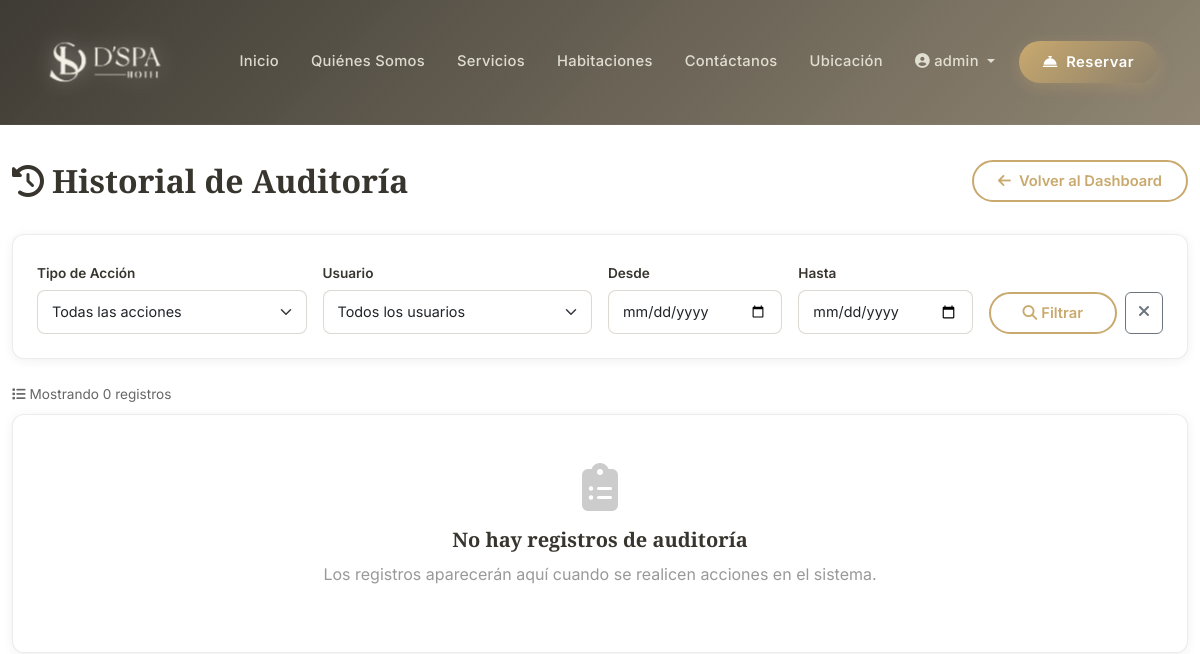
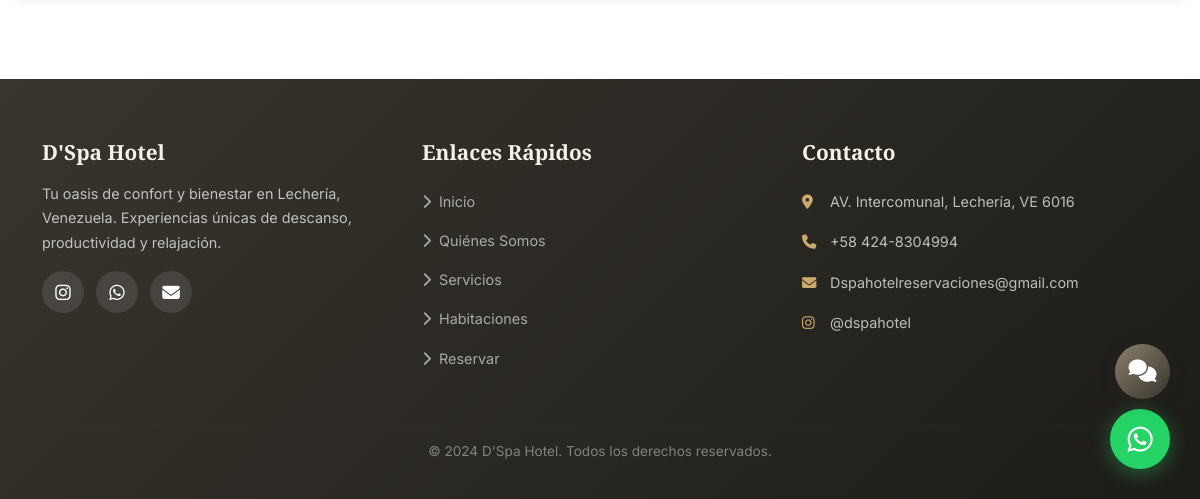
Before: /staff/audit/ (signed in) with the older database file (2 pictures, top to bottom).
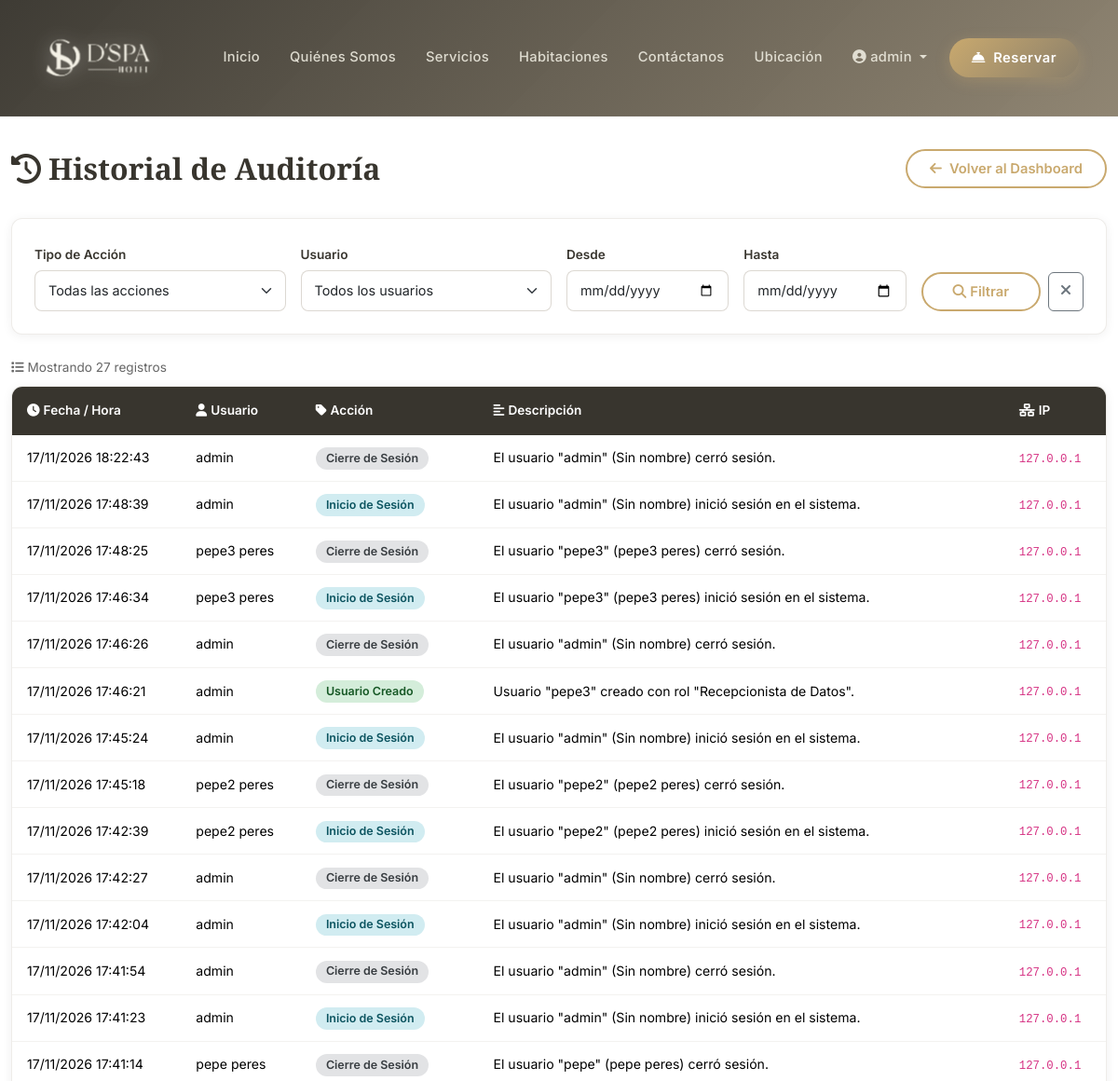
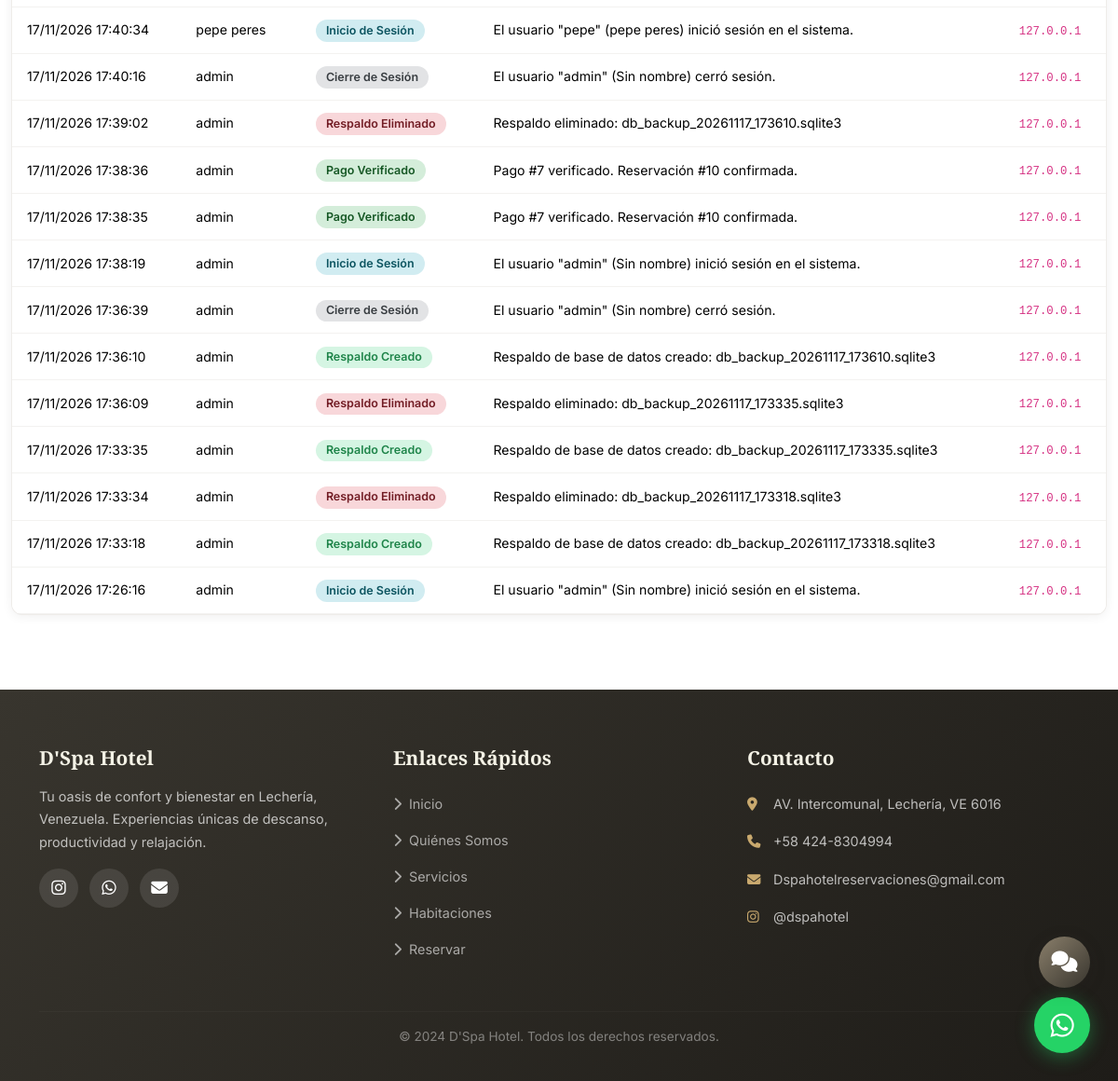
After: the same page with the newer database file (2 pictures, top to bottom).
### staff/models.py (models this page shows, shortened)
class AuditLog(models.Model):
    ACTION_CHOICES = [
        ('login', 'Inicio de Sesión'),
        ('logout', 'Cierre de Sesión'),
        ('verify_payment', 'Pago Verificado'),
        ('reject_payment', 'Pago Rechazado'),
        ('update_status', 'Estado de Reservación Actualizado'),
        ('delete_reservation', 'Reservación Eliminada'),
        ('create_user', 'Usuario Creado'),
        ('edit_user', 'Usuario Editado'),
        ('delete_user', 'Usuario Eliminado'),
        ('room_update', 'Habitación Actualizada'),
        ('backup_created', 'Respaldo Creado'),
        ('backup_restored', 'Respaldo Restaurado'),
        ('backup_deleted', 'Respaldo Eliminado'),
        ('service_verify', 'Pago de Servicio Verificado'),
        ('service_reject', 'Pago de Servicio Rechazado'),
        ('service_status', 'Estado de Servicio Actualizado'),
        ('service_delete', 'Reserva de Servicio Eliminada'),
        ('event_created', 'Consulta de Evento Registrada'),
        ('event_deleted', 'Consulta de Evento Eliminada'),
        ('event_read', 'Consulta de Evento Marcada'),
    ]
    user = models.ForeignKey(User, on_delete=models.SET_NULL, null=True, blank=True, verbose_name="Usuario")
    action = models.CharField(max_length=50, choices=ACTION_CHOICES, verbose_name="Acción")
    description = models.TextField(verbose_name="Descripción")
    ip_address = models.GenericIPAddressField(null=True, blank=True, verbose_name="Dirección IP")
    timestamp = models.DateTimeField(auto_now_add=True, verbose_name="Fecha y Hora")
    class Meta:
        ordering = ['-timestamp']
        verbose_name = "Registro de Auditoría"
        verbose_name_plural = "Registros de Auditoría"

### staff/views.py (the view)
    def wrapper(request, *args, **kwargs):
        if not request.user.is_authenticated:
            return redirect('login')
        if not (request.user.is_superuser or request.user.groups.filter(name='Super Administradores').exists()):
            messages.error(request, 'Solo el administrador principal puede realizar esta acción.')
            return redirect('staff_dashboard')
        return view_func(request, *args, **kwargs)

### staff/views.py (called while the page is built)
def superuser_required(view_func):
    def wrapper(request, *args, **kwargs):
        if not request.user.is_authenticated:
            return redirect('login')
        if not (request.user.is_superuser or request.user.groups.filter(name='Super Administradores').exists()):
            messages.error(request, 'Solo el administrador principal puede realizar esta acción.')
            return redirect('staff_dashboard')
        return view_func(request, *args, **kwargs)
    return wrapper

### staff/templates/staff/audit_log.html (shortened to what this page needs)
{% extends 'core/base.html' %}
{% load static %}
{% block content %}
<section class="section-padding" style="margin-top: 80px;">
    <div class="container audit-container">
        <div class="audit-header">
            <h2><i class="fas fa-history me-2"></i>Historial de Auditoría</h2>
            <a href="{% url 'staff_dashboard' %}" class="btn btn-outline-custom">
                <i class="fas fa-arrow-left me-2"></i>Volver al Dashboard
            </a>
        </div>
    <div class="filter-card">
        <form method="GET" class="row g-3 align-items-end">
            <div class="col-md-3">
                <label for="action">Tipo de Acción</label>
                <select name="action" id="action" class="form-select">
                    <option value="">Todas las acciones</option>
                </select>
            </div>
            <div class="col-md-3">
                <label for="user">Usuario</label>
                <select name="user" id="user" class="form-select">
                    <option value="">Todos los usuarios</option>
                </select>
            </div>
            <div class="col-md-2">
                <label for="date_from">Desde</label>
                <input type="date" name="date_from" id="date_from" class="form-control" value="{{ date_from }}">
            </div>
            <div class="col-md-2">
                <label for="date_to">Hasta</label>
                <input type="date" name="date_to" id="date_to" class="form-control" value="{{ date_to }}">
            </div>
            <div class="col-md-2 d-flex gap-2">
                <button type="submit" class="btn btn-outline-custom flex-grow-1">
                    <i class="fas fa-search me-1"></i>Filtrar
                </button>
                <a href="{% url 'audit_log' %}" class="btn btn-outline-secondary" title="Limpiar filtros">
                    <i class="fas fa-times"></i>
                </a>
            </div>
        </form>
    </div>
    <p class="results-count">
        <i class="fas fa-list me-1"></i>Mostrando {{ logs|length }} registro{{ logs|length|pluralize:"s" }}
    </p>
    <div class="audit-table">
        {% if logs %}
        <div class="table-responsive">
            <table class="table table-hover mb-0">
                <thead>
                    <tr>
                        <th><i class="fas fa-clock me-1"></i>Fecha / Hora</th>
                        <th><i class="fas fa-user me-1"></i>Usuario</th>
                        <th><i class="fas fa-tag me-1"></i>Acción</th>
                        <th><i class="fas fa-align-left me-1"></i>Descripción</th>
                        <th><i class="fas fa-network-wired me-1"></i>IP</th>
                    </tr>
                </thead>
                <tbody>
                    {% for log in logs %}
                    <tr>
                        <td>{{ log.timestamp|date:"d/m/Y H:i:s" }}</td>
                        <td>
                            {% if log.user %}
                                {{ log.user.get_full_name|default:log.user.username }}
                            {% else %}
                                <span class="text-muted">Sistema</span>
                            {% endif %}
                        </td>
                        <td>
                            <span class="badge badge-action badge-{{ log.action }}">
                                {{ log.get_action_display }}
                            </span>
                        </td>
                        <td>{{ log.description }}</td>
                        <td><code>{{ log.ip_address|default:"—" }}</code></td>
                    </tr>
                    {% endfor %}
                </tbody>
            </table>
        </div>
        {% else %}
        <div class="empty-state">
            <i class="fas fa-clipboard-list d-block"></i>
            <h5>No hay registros de auditoría</h5>
            <p>Los registros aparecerán aquí cuando se realicen acciones en el sistema.</p>
        </div>
        {% endif %}
    </div>
    </div>
</section>
{% endblock %}

Changed rows visible on the page:
added AuditLog: timestamp "17/11/2026 18:22:43", user.get_full_name "admin", action "Cierre de Sesión", description "El usuario \"admin\" (Sin nombre) cerró sesión.", ip_address "127.0.0.1"
added AuditLog: timestamp "17/11/2026 17:48:39", user.get_full_name "admin", action "Inicio de Sesión", description "El usuario \"admin\" (Sin nombre) inició sesión en el sistema.", ip_address "127.0.0.1"
added AuditLog: timestamp "17/11/2026 17:48:25", user.get_full_name "pepe3 peres", action "Cierre de Sesión", description "El usuario \"pepe3\" (pepe3 peres) cerró sesión.", ip_address "127.0.0.1"
added AuditLog: timestamp "17/11/2026 17:46:34", user.get_full_name "pepe3 peres", action "Inicio de Sesión", description "El usuario \"pepe3\" (pepe3 peres) inició sesión en el sistema.", ip_address "127.0.0.1"
added AuditLog: timestamp "17/11/2026 17:46:26", user.get_full_name "admin", action "Cierre de Sesión", description "El usuario \"admin\" (Sin nombre) cerró sesión.", ip_address "127.0.0.1"
added AuditLog: timestamp "17/11/2026 17:46:21", user.get_full_name "admin", action "Usuario Creado", description "Usuario \"pepe3\" creado con rol \"Recepcionista de Datos\".", ip_address "127.0.0.1"
added AuditLog: timestamp "17/11/2026 17:45:24", user.get_full_name "admin", action "Inicio de Sesión", description "El usuario \"admin\" (Sin nombre) inició sesión en el sistema.", ip_address "127.0.0.1"
added AuditLog: timestamp "17/11/2026 17:45:18", user.get_full_name "pepe2 peres", action "Cierre de Sesión", description "El usuario \"pepe2\" (pepe2 peres) cerró sesión.", ip_address "127.0.0.1"
added AuditLog: timestamp "17/11/2026 17:42:39", user.get_full_name "pepe2 peres", action "Inicio de Sesión", description "El usuario \"pepe2\" (pepe2 peres) inició sesión en el sistema.", ip_address "127.0.0.1"
added AuditLog: timestamp "17/11/2026 17:42:27", user.get_full_name "admin", action "Cierre de Sesión", description "El usuario \"admin\" (Sin nombre) cerró sesión.", ip_address "127.0.0.1"
added AuditLog: timestamp "17/11/2026 17:42:04", user.get_full_name "admin", action "Inicio de Sesión", description "El usuario \"admin\" (Sin nombre) inició sesión en el sistema.", ip_address "127.0.0.1"
added AuditLog: timestamp "17/11/2026 17:41:54", user.get_full_name "admin", action "Cierre de Sesión", description "El usuario \"admin\" (Sin nombre) cerró sesión.", ip_address "127.0.0.1"
added AuditLog: timestamp "17/11/2026 17:41:23", user.get_full_name "admin", action "Inicio de Sesión", description "El usuario \"admin\" (Sin nombre) inició sesión en el sistema.", ip_address "127.0.0.1"
added AuditLog: timestamp "17/11/2026 17:41:14", user.get_full_name "pepe peres", action "Cierre de Sesión", description "El usuario \"pepe\" (pepe peres) cerró sesión.", ip_address "127.0.0.1"
added AuditLog: timestamp "17/11/2026 17:40:34", user.get_full_name "pepe peres", action "Inicio de Sesión", description "El usuario \"pepe\" (pepe peres) inició sesión en el sistema.", ip_address "127.0.0.1"
added AuditLog: timestamp "17/11/2026 17:40:16", user.get_full_name "admin", action "Cierre de Sesión", description "El usuario \"admin\" (Sin nombre) cerró sesión.", ip_address "127.0.0.1"
added AuditLog: timestamp "17/11/2026 17:39:02", user.get_full_name "admin", action "Respaldo Eliminado", description "Respaldo eliminado: db_backup_20261117_173610.sqlite3", ip_address "127.0.0.1"
added AuditLog: timestamp "17/11/2026 17:38:36", user.get_full_name "admin", action "Pago Verificado", description "Pago #7 verificado. Reservación #10 confirmada.", ip_address "127.0.0.1"
added AuditLog: timestamp "17/11/2026 17:38:35", user.get_full_name "admin", action "Pago Verificado", description "Pago #7 verificado. Reservación #10 confirmada.", ip_address "127.0.0.1"
added AuditLog: timestamp "17/11/2026 17:38:19", user.get_full_name "admin", action "Inicio de Sesión", description "El usuario \"admin\" (Sin nombre) inició sesión en el sistema.", ip_address "127.0.0.1"
added AuditLog: timestamp "17/11/2026 17:36:39", user.get_full_name "admin", action "Cierre de Sesión", description "El usuario \"admin\" (Sin nombre) cerró sesión.", ip_address "127.0.0.1"
added AuditLog: timestamp "17/11/2026 17:36:10", user.get_full_name "admin", action "Respaldo Creado", description "Respaldo de base de datos creado: db_backup_20261117_173610.sqlite3", ip_address "127.0.0.1"
added AuditLog: timestamp "17/11/2026 17:36:09", user.get_full_name "admin", action "Respaldo Eliminado", description "Respaldo eliminado: db_backup_20261117_173335.sqlite3", ip_address "127.0.0.1"
added AuditLog: timestamp "17/11/2026 17:33:35", user.get_full_name "admin", action "Respaldo Creado", description "Respaldo de base de datos creado: db_backup_20261117_173335.sqlite3", ip_address "127.0.0.1"
added AuditLog: timestamp "17/11/2026 17:33:34", user.get_full_name "admin", action "Respaldo Eliminado", description "Respaldo eliminado: db_backup_20261117_173318.sqlite3", ip_address "127.0.0.1"
added AuditLog: timestamp "17/11/2026 17:33:18", user.get_full_name "admin", action "Respaldo Creado", description "Respaldo de base de datos creado: db_backup_20261117_173318.sqlite3", ip_address "127.0.0.1"
added AuditLog: timestamp "17/11/2026 17:26:16", user.get_full_name "admin", action "Inicio de Sesión", description "El usuario \"admin\" (Sin nombre) inició sesión en el sistema.", ip_address "127.0.0.1"
Other visible differences:
{{ logs|length }}: "0" → "27"
text no longer shown: "No hay registros de auditoría Los registros aparecerán aquí cuando se realicen acciones en el sistema."
text now shown: "Fecha / Hora Usuario Acción Descripción IP"
